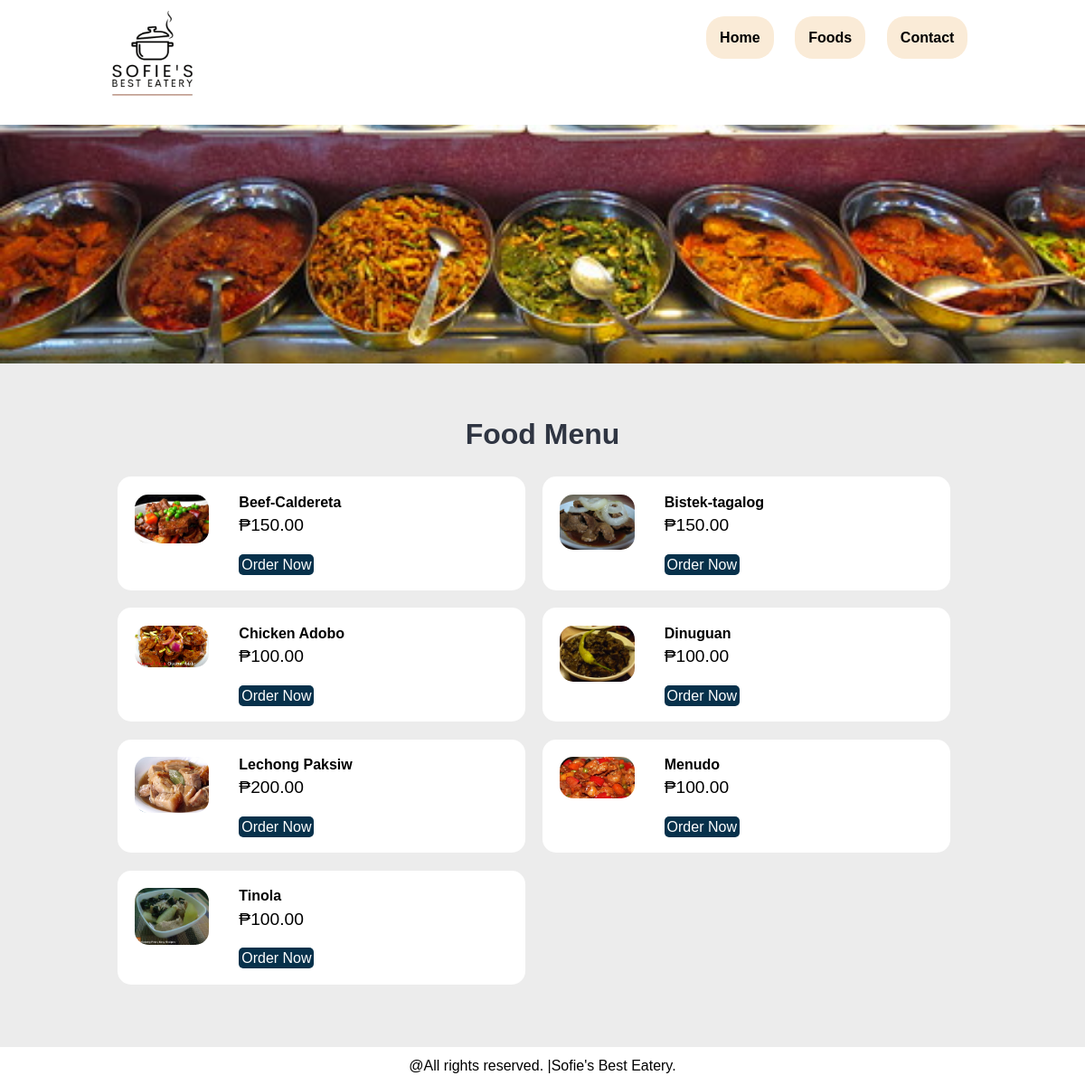
Screenshot of /foods.php with the database file from the repository.
### tables this page shows
CREATE TABLE `tbl_food` (
  `id` int unsigned NOT NULL AUTO_INCREMENT,
  `title` varchar(100) NOT NULL,
  `description` text NOT NULL,
  `price` decimal(10,2) NOT NULL,
  `image_name` varchar(255) NOT NULL,
  `active` varchar(10) NOT NULL,
  PRIMARY KEY (`id`)
);

### foods.php (the view, shortened to what this page needs)
    <?php include('partials-front/menu.php'); ?>
    <section class="food-search text-center">
        <div class="container">
        </div>
    </section>
    <section class="food-menu">
        <div class="container">
            <h2 class="text-center">Food Menu</h2>
            <?php
                $sql = "SELECT * FROM tbl_food WHERE active='Yes'";
                $res=mysqli_query($conn, $sql);
                $count = mysqli_num_rows($res);
                if($count>0)
                {
                    while($row=mysqli_fetch_assoc($res))
                    {
                        $id = $row['id'];
                        $title = $row['title'];
                        $price = $row['price'];
                        $image_name = $row['image_name'];
                        ?>
                        <div class="food-menu-box">
                            <div class="food-menu-img">
                                <?php
                                    if($image_name=="")
                                    {
                                        echo "<div class='error'>Image not Available.</div>";
                                    }
                                    else
                                    {
                                        ?>
                                        <img src="<?php echo SITEURL; ?>images/food/<?php echo $image_name; ?>" alt="Chicke Hawain Pizza" class="img-responsive img-curve">
                                        <?php
                                    }
                                ?>
                            </div>
                            <div class="food-menu-desc">
                                <h4><?php echo $title; ?></h4>
                                <p class="food-price">&#8369;<?php echo $price; ?></p>
                                <br>
                                <a href="<?php echo SITEURL; ?>order.php?food_id=<?php echo $id; ?>" class="btn btn-primary">Order Now</a>
                            </div>
                        </div>
                        <?php
                    }
                }
                else
                {
                    echo "<div class='error'>Food not found.</div>";
                }
            ?>
        </div>
    </section>
    <section class="footer">
        <div class="container text-center">
            <p>@All rights reserved. |Sofie's Best Eatery.</p>
        </div>
    </section>
</body>

### css/style.css (style rules this page uses)
* { margin: 0 0; padding: 0 0; font-family: Arial, Helvetica, sans-serif; }
.container { width: 80%; margin: 0 auto; padding: 1%; }
.img-responsive { width: 100%; }
.img-curve { border-radius: 15px; }
.text-center { text-align: center; }
a { color: #000000; text-decoration: none; background-color: antiquewhite; padding: 15px; border-radius: 20px; margin-top: 20px; }
.btn { padding: 1%; border: none; font-size: 1rem; border-radius: 5px; }
.btn-primary { background-color: #07314b; color: white; cursor: pointer; }
h2 { color: #2f3542; font-size: 2rem; margin-bottom: 2%; }
.food-search { background-image: url(../images/1.jpg); background-size: cover; background-repeat: no-repeat; background-position: center; padding: 10% 0; }
.food-menu { background-color: #ececec; padding: 4% 0; }
.food-menu-box { width: 43%; margin: 1%; padding: 2%; float: left; background-color: white; border-radius: 15px; }
.food-menu-img { width: 20%; float: left; }
.food-menu-desc { width: 70%; float: left; margin-left: 8%; }
.food-price { font-size: 1.2rem; margin: 2% 0; }
img { margin-bottom: 15px; }

### rows the page displays
tbl_food: image_name (picture), title "Beef-Caldereta", price "150.00"
tbl_food: image_name (picture), title "Bistek-tagalog", price "150.00"
tbl_food: image_name (picture), title "Chicken Adobo", price "100.00"
tbl_food: image_name (picture), title "Dinuguan", price "100.00"
tbl_food: image_name (picture), title "Lechong Paksiw", price "200.00"
tbl_food: image_name (picture), title "Menudo", price "100.00"
tbl_food: image_name (picture), title "Tinola", price "100.00"
